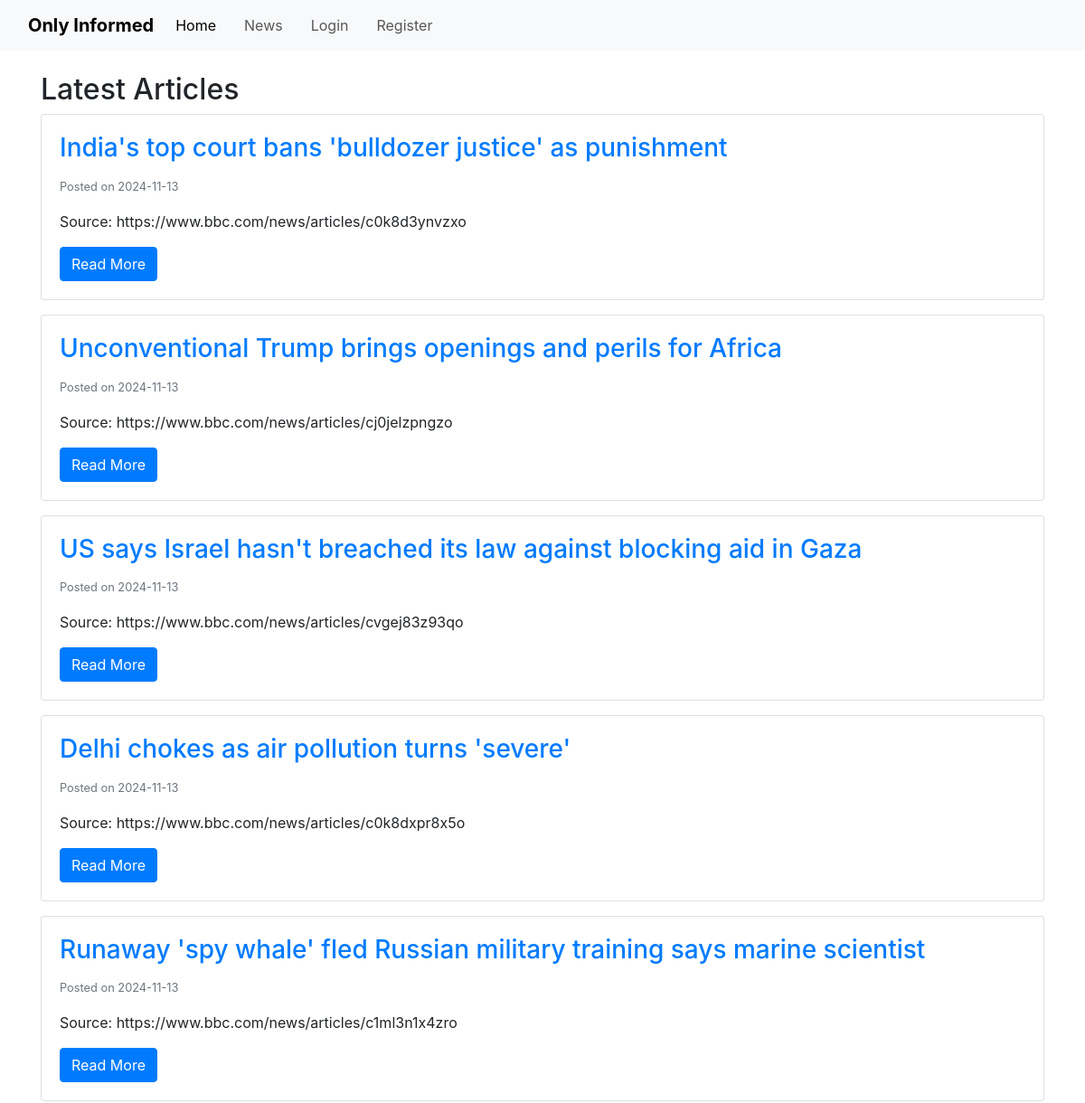
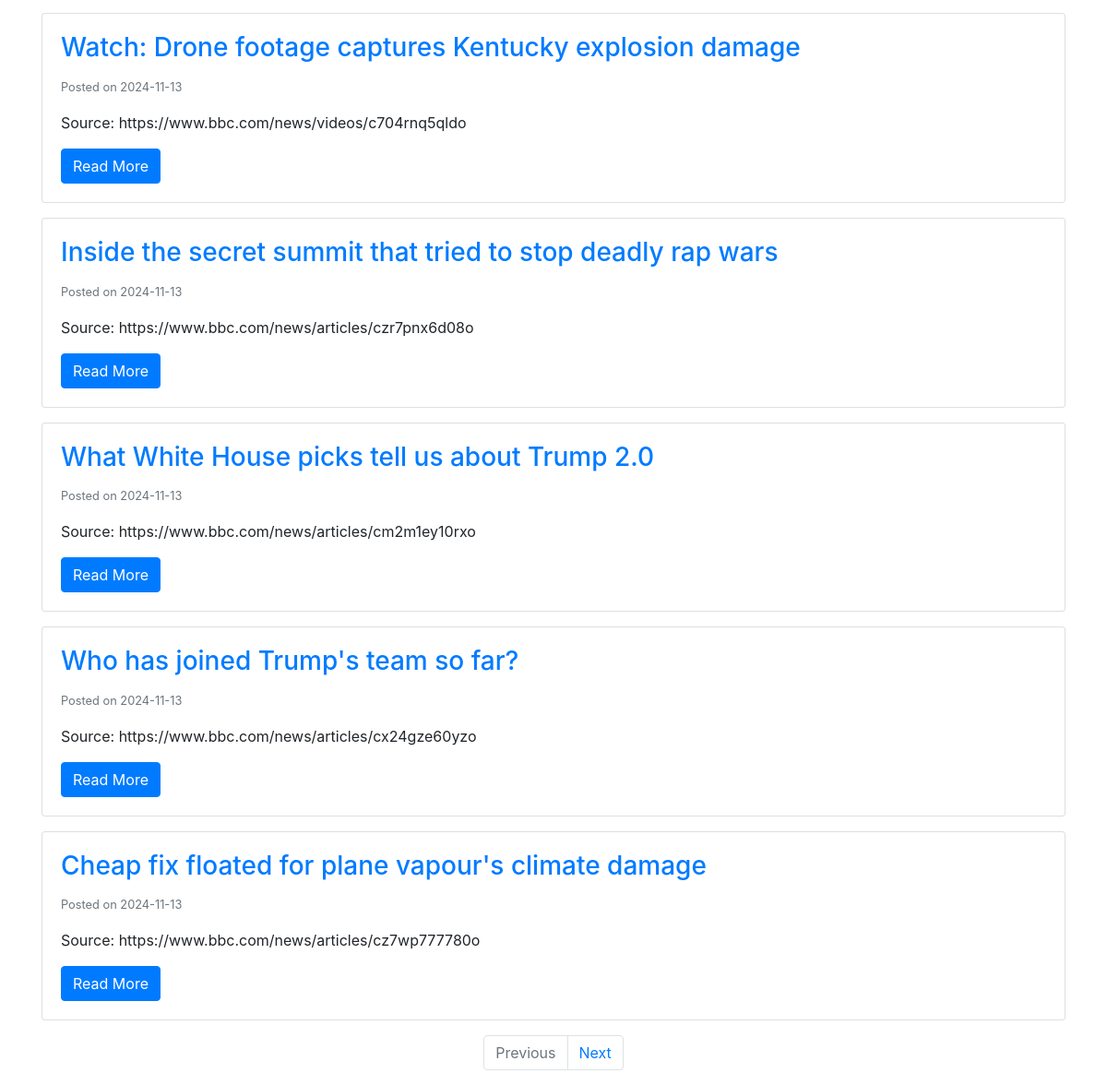
The page /articles on the database its author committed (2 pictures, top to bottom).
### app/models.py (models this page shows, shortened)
class Article(db.Model):
    __tablename__ = 'article'
    id = db.Column(db.Integer, primary_key = True)
    title = db.Column(db.String(250), nullable = False, unique = True)
    content = db.Column(db.Text, nullable = False)
    source = db.Column(db.String(200), nullable = False)
    date_posted = db.Column(db.DateTime, nullable = False, default = datetime.now(timezone.utc))
    quiz = relationship('Quiz', uselist = False, backref = 'article') # uselist=false indicates a 1 to 1 relationship with quiz
    comments = relationship('Comment', backref = 'article', lazy = True)

### app/routes.py (the view)
@app.route('/articles')
def articles():
    page = request.args.get('page', 1, type=int)
    articles = Article.query.order_by(Article.date_posted.desc()).paginate(page=page, per_page=10)
    return render_template('articles.html', articles=articles)

### app/templates/articles.html (shortened to what this page needs)
{% extends "base.html" %}
{% block content %}
<h2>Latest Articles</h2>
{% for article in articles.items %}
    <div class="card mb-3">
        <div class="card-body">
            <h3 class="card-title">
                <a href="{{ url_for('article', article_id=article.id) }}">{{ article.title }}</a>
            </h3>
            <p class="card-text"><small class="text-muted">Posted on {{ article.date_posted.strftime('%Y-%m-%d') }}</small></p>
            <p class="card-text">Source: {{ article.source }}</p>
            <a href="{{ url_for('article', article_id=article.id) }}" class="btn btn-primary">Read More</a>
        </div>
    </div>
{% else %}
    <p>No articles available.</p>
{% endfor %}
<nav aria-label="Page navigation">
    <ul class="pagination justify-content-center">
        {% if articles.has_prev %}
            <li class="page-item">
                <a class="page-link" href="{{ url_for('articles', page=articles.prev_num) }}">Previous</a>
            </li>
        {% else %}
            <li class="page-item disabled">
                <a class="page-link" href="#">Previous</a>
            </li>
        {% endif %}
        {% if articles.has_next %}
            <li class="page-item">
                <a class="page-link" href="{{ url_for('articles', page=articles.next_num) }}">Next</a>
            </li>
        {% else %}
            <li class="page-item disabled">
                <a class="page-link" href="#">Next</a>
            </li>
        {% endif %}
    </ul>
</nav>
{% endblock %}

### app/templates/base.html (shortened to what this page needs)
<!DOCTYPE html>
<html lang="en">
    <head>
        <link rel="stylesheet" href="{{ url_for('static', filename='css/style.css') }}">
        <link href="https://cdn.jsdelivr.net/npm/bootstrap@5.3.3/dist/css/bootstrap.min.css" rel="stylesheet">
        <link rel="stylesheet" href="https://maxcdn.bootstrapcdn.com/bootstrap/4.0.0/css/bootstrap.min.css">
        <link rel="stylesheet" href="https://use.fontawesome.com/releases/v5.15.4/css/all.css">
    </head>
    <body>
        <nav class="navbar navbar-expand-lg bg-body-tertiary">
            <div class="container-fluid">
              <a class="navbar-brand" href="{{ url_for('home') }}">Only Informed</a>
              <div class="collapse navbar-collapse" id="navbarSupportedContent">
                <ul class="navbar-nav me-auto mb-2 mb-lg-0">
                  {% if current_user.is_authenticated %}
                    <li class="nav-item">
                        <a class="nav-link active" aria-current="page" href="{{ url_for('home') }}">Home</a>
                    </li>
                    <li class="nav-item">
                        <a class="nav-link" href="{{ url_for('articles') }}">News</a>
                    </li>
                    <li class="nav-item">
                        <a class="nav-link" href="{{ url_for('logout') }}">Logout</a>
                    </li>
                  {% else %}
                    <li class="nav-item">
                        <a class="nav-link active" aria-current="page" href="{{ url_for('home') }}">Home</a>
                    </li>
                    <li class="nav-item">
                        <a class="nav-link" href="{{ url_for('articles') }}">News</a>
                    </li>
                    <li class="nav-item">
                        <a class="nav-link" href="{{ url_for('login') }}">Login</a>
                    </li>
                    <li class="nav-item">
                        <a class="nav-link" href="{{ url_for('register') }}">Register</a>
                    </li>
                  {% endif %}
                </ul>
              </div>
            </div>
        </nav>
        <div class="container mt-4">
            {% block content %}{% endblock %}
        </div>
    </body>
</html>

### app/static/css/style.css (style rules this page uses)
body { font-family: Arial, sans-serif; margin-top: 70px; }
.navbar-brand { font-weight: bold; }
.navbar-nav .nav-link { margin-right: 15px; }
.container { max-width: 960px; }

### rows shown on the page
Article: title "India's top court bans 'bulldozer justice' as punishment", date_posted "2024-11-13", source "https://www.bbc.com/news/articles/c0k8d3ynvzxo"
Article: title "Unconventional Trump brings openings and perils for Africa", date_posted "2024-11-13", source "https://www.bbc.com/news/articles/cj0jelzpngzo"
Article: title "US says Israel hasn't breached its law against blocking aid in Gaza", date_posted "2024-11-13", source "https://www.bbc.com/news/articles/cvgej83z93qo"
Article: title "Delhi chokes as air pollution turns 'severe'", date_posted "2024-11-13", source "https://www.bbc.com/news/articles/c0k8dxpr8x5o"
Article: title "Runaway 'spy whale' fled Russian military training says marine scientist", date_posted "2024-11-13", source "https://www.bbc.com/news/articles/c1ml3n1x4zro"
Article: title "Watch: Drone footage captures Kentucky explosion damage", date_posted "2024-11-13", source "https://www.bbc.com/news/videos/c704rnq5qldo"
Article: title "Inside the secret summit that tried to stop deadly rap wars", date_posted "2024-11-13", source "https://www.bbc.com/news/articles/czr7pnx6d08o"
Article: title "What White House picks tell us about Trump 2.0", date_posted "2024-11-13", source "https://www.bbc.com/news/articles/cm2m1ey10rxo"
Article: title "Who has joined Trump's team so far?", date_posted "2024-11-13", source "https://www.bbc.com/news/articles/cx24gze60yzo"
Article: title "Cheap fix floated for plane vapour's climate damage", date_posted "2024-11-13", source "https://www.bbc.com/news/articles/cz7wp777780o"
